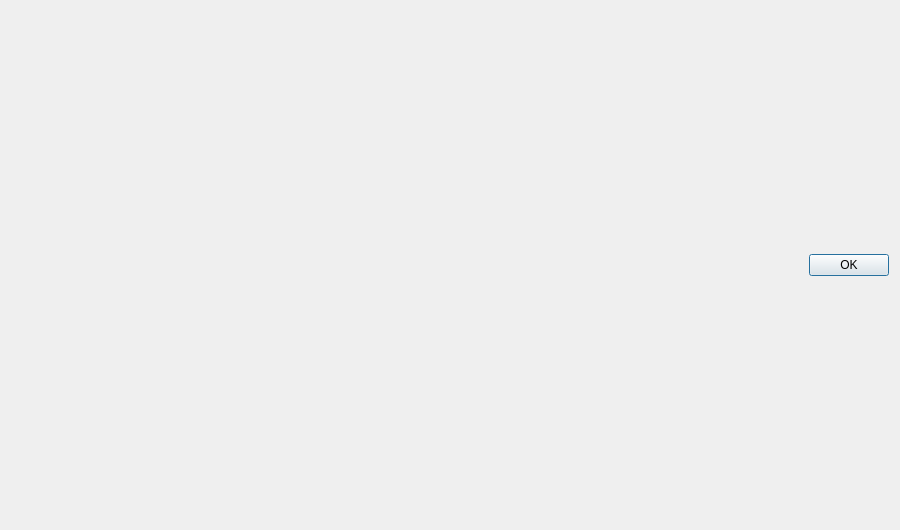
<?xml version="1.0" encoding="UTF-8"?>
<ui version="4.0">
 <class>shift_distribution_viewer</class>
 <widget class="QWidget" name="shift_distribution_viewer">
  <property name="geometry">
   <rect>
    <x>0</x>
    <y>0</y>
    <width>900</width>
    <height>530</height>
   </rect>
  </property>
  <property name="windowTitle">
   <string>Form</string>
  </property>
  <layout class="QVBoxLayout" name="verticalLayout">
   <item>
    <layout class="QHBoxLayout" name="horizontalLayout" stretch="1,0">
     <item>
      <spacer name="horizontalSpacer">
       <property name="orientation">
        <enum>Qt::Horizontal</enum>
       </property>
       <property name="sizeHint" stdset="0">
        <size>
         <width>40</width>
         <height>20</height>
        </size>
       </property>
      </spacer>
     </item>
     <item>
      <widget class="QDialogButtonBox" name="buttonBox">
       <property name="standardButtons">
        <set>QDialogButtonBox::Ok</set>
       </property>
      </widget>
     </item>
    </layout>
   </item>
  </layout>
 </widget>
 <resources/>
 <connections/>
</ui>
